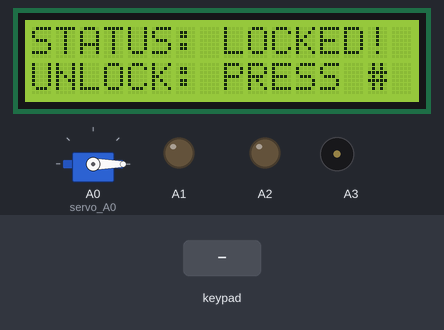
Bench run of a sketch on a simulated Arduino Uno, built with avr-gcc and run on an emulated ATmega328P. On the bench: servo, 16×2 character LCD, output pins drawn as LEDs (lit = HIGH), buzzer (waves = sounding). The inputs (shaded band) are chosen by the test bench.

Above: at 1.2 s.
1.3 s: key '#' pressed
At 2.6 s:
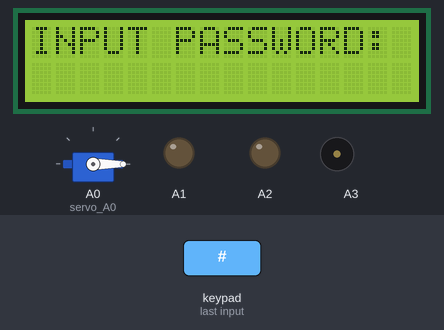
2.9 s: keypad keys 2 5 8 0 pressed 0.4 s apart
At 7.8 s:
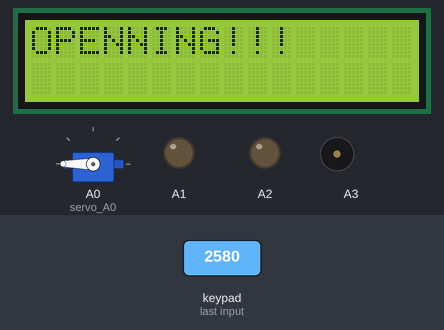
8.4 s: keypad keys 2 5 8 0 # pressed 0.4 s apart
11.9 s: keypad keys 6 7 8 9 pressed 0.4 s apart
At 14.8 s:
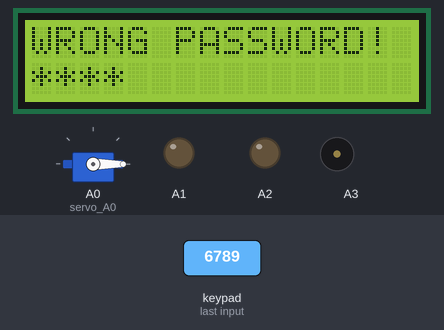
Timing chart, 0 to 16.3 s (numbered marks = the images above; inputs shaded):
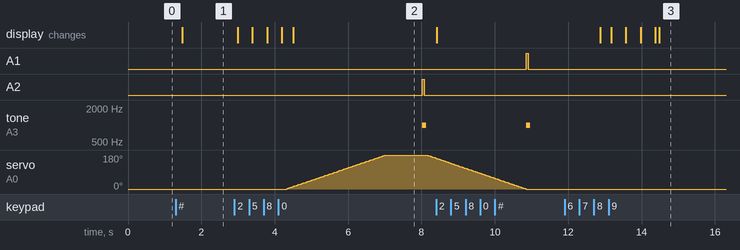

The sketch:

Keypad.ino
```cpp
#include <Keypad.h>
#include <Servo.h>
#include <string.h>
#include <LiquidCrystal.h>

const byte rows = 4;
const byte columns = 4;
int holdDelay = 700;
int n =3;
int state = 0;
char key = 0;
int pos = 0;

String default_passwd = "2580";
//variable to store the user input for password
String input_passwd = "";
//Define keys for lock and unlock or change password function
char lock_key = '*';
char unlock_key = '#';
char change_pass_key = '-'; //press * key for more than 3 second
// Create an instance for servo motor
Servo servo_A0;
//Define characters matrix
char keys[rows][columns] =
{
 {'1', '2', '3', 'A'},
 {'4', '5', '6', 'B'},
 {'7', '8', '9', 'C'},
 {'*', '0', '#', 'D'},
};

byte rowPins[rows] = {6, 7, 8, 9};
byte columnPins[columns] = {10, 11, 12, 13};
Keypad keypad = Keypad(makeKeymap(keys), rowPins, columnPins, rows, columns);

LiquidCrystal lcd(0, 1, 2, 3, 4, 5);

char function_key(int n)
{
 char temp = keypad.getKey();
 if ((int)keypad.getState() == PRESSED)
 {
 if (temp != 0) {key = temp;}
 }
 if ((int)keypad.getState() == HOLD)
 {
state++;
 state = constrain(state, 1, n);
 delay(holdDelay);
 }
 if ((int)keypad.getState() == RELEASED)
 {
 key += state;
 state = 0;
 }
 delay(100);
 //Serial.println(key);
 return key;
}
// Define function input_password
String input_password(int num_char)
{
 String passwd = "";
 //Serial.print("Input password: ");
 do
 {
 char temp = keypad.getKey();
if (temp != 0)
 {
 //Serial.print(temp);
 LCD_display(passwd.length(), 1, "*");
 passwd += temp;
 }
 delay(100);
 }
while (passwd.length() < num_char);
 //Serial.println();
 return passwd;
}
// Define function change_password
String Change_password(int num_char, String current_passwd)
{
 //Authenticate the old password:
 //Serial.print("Input old password: ");
 LCD_display(0, 0, "OLD PASSWORD:");
 String old_passwd = input_password(num_char);

 if (old_passwd != current_passwd)
 {
 lcd.clear();
 LCD_display(0, 0, "WRONG PASSWORD!");
 //Serial.println("Password does not match! Nothing changes");
return current_passwd;
 }
 //New password
 //Serial.print("Input new password: ");
 lcd.clear();
 LCD_display(0, 0, "NEW PASSWORD:");
 String new_passwd = input_password(num_char);
 //Confirm passwd
 //Serial.print("Input new password again: ");
lcd.clear();
 LCD_display(0, 0, "CONFIRM PASSWORD");
 String confirm_passwd = input_password(num_char);
if (confirm_passwd == new_passwd)
 {
//Serial.println("Password has changed!!!");
 lcd.clear();
LCD_display(0, 0, "CHANGED PASSWORD");
return confirm_passwd;
 }
 else
 {
//Serial.println("Password does not match! Nothing changes");
 lcd.clear();
LCD_display(0, 0, "NOTHING CHANGES!");
return current_passwd;
 }
}
void Unlock()
{
 //Serial.print("Input password: ");
 lcd.clear();
 LCD_display(0, 0, "INPUT PASSWORD:");
input_passwd = input_password(4);
if (input_passwd == default_passwd)
{
 lcd.clear();
 LCD_display(0, 0, "OPENNING!!!");
 //Unlock by servo_A0
  analogWrite(2, HIGH);
 for (pos = 0; pos <= 180; pos += 1)
 {
// tell servo to go to position in variable 'pos'
 servo_A0.write(pos);
 // wait 15 ms for servo to reach the position
 delay(15); // Wait for 15 millisecond(s)
 }
 delay(1000); //open door 3s then close
 //lock by servo_A0

 tone(A3, 1000, 100);
 digitalWrite(A2, HIGH);
 delay(50);
  digitalWrite(A2, LOW);
 delay(50);

 lcd.clear();
 LCD_display(0, 0, "CLOSING!!!");
 for (pos = 180; pos >= 0; pos -= 1)
 {
 // tell servo to go to position in variable 'pos'
 servo_A0.write(pos);
 // wait 15 ms for servo to reach the position
 delay(15); // Wait for 15 millisecond(s)
 }

  tone(A3, 1000, 100);
  digitalWrite(A1, HIGH);
  delay(50);
  digitalWrite(A1, LOW);
  delay(50);
}
else
{
 //Serial.println("Wrong password!");
 LCD_display(0, 0, "WRONG PASSWORD!");
}
//Reset input_passwd
input_passwd = "";
 key = 0;
}
// Define LCD display function
void LCD_display(int column, int line, String message)
{
 // set the cursor to column 0, line 1
 // (note: line 1 is the second row, since counting begins with 0):
 lcd.setCursor(column, line);
 // print the number of seconds since reset:
 lcd.print(message);
}
void setup()
{
 //Setting serial with baudrate 9600
 //Serial.begin(9600);
 // connect signal pin of servo to pin number 4 on Uno
 servo_A0.attach(A0);
 servo_A0.write(pos);
  pinMode(A1, OUTPUT);
  pinMode(A2, OUTPUT);
  pinMode(A3, OUTPUT);
 // set up the LCD's number of columns and rows:
 lcd.begin(16, 2);
 LCD_display(0, 0, "Welcome!");
}
void loop()
{
 lcd.clear();
 LCD_display(0, 0, "STATUS: LOCKED!");
 LCD_display(0, 1, "UNLOCK: PRESS #");
 while (key !=unlock_key & key != change_pass_key)
 {
 key = function_key(n);
 //lcd.setCursor(8, 1);
 // print the key
if (key == unlock_key)
 {
 Unlock();
 }

 if (key == change_pass_key)
 {
default_passwd = Change_password(4, default_passwd);
 delay(2000);
 key =0;
 }
}
}
```

Measured:
- after the input at 1.3 s, the display: changes after 0.18 s (image 1)
- after the input at 2.9 s, A2: LOW → HIGH after 5.1 s, → LOW 0.05 s later; tone on A3: silent → 1000 Hz after 5.1 s, → silent 0.10 s later; servo on A0 (servo_A0): rises from 0° to 180° in 2.7 s, then falls to 163° in 1.4 s; the display: first changes after 0.09 s (image 2 shows a later state)
- after the input at 11.9 s, the display: first differs from a run without the input after 1.3 s (image 3 shows a later state)
